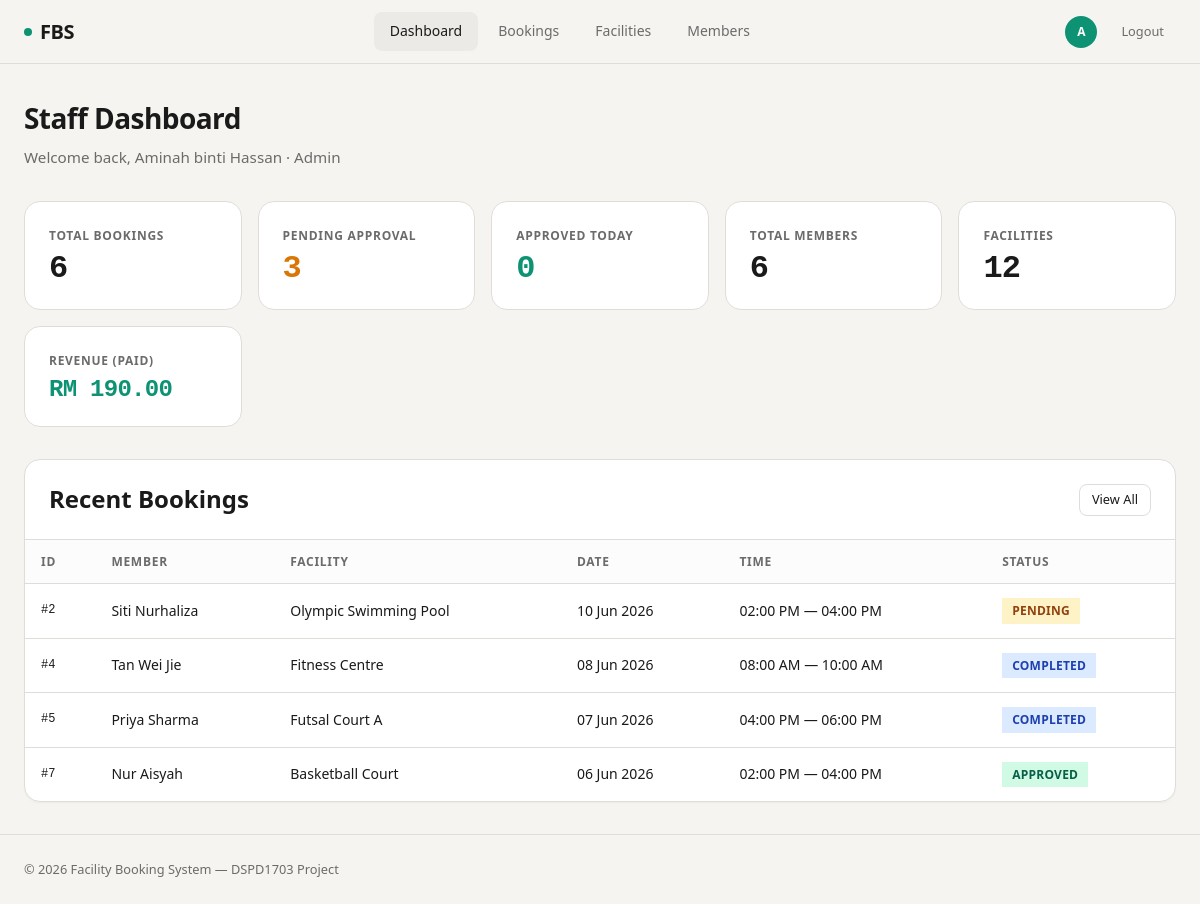
/staff/dashboard.php (signed in), run on the app's committed database.
### tables this page shows
CREATE TABLE `booking` (
  `BookingID` int(11) NOT NULL,
  `BookingDate` date NOT NULL,
  `StartTime` time NOT NULL,
  `EndTime` time NOT NULL,
  `BookingStatus` enum('Pending','Approved','Rejected','Completed','Cancelled') DEFAULT 'Pending',
  `Purpose` varchar(255) NOT NULL,
  `CreatedDateTime` datetime DEFAULT current_timestamp(),
  `MemberID` int(11) NOT NULL,
  `FacilityID` int(11) NOT NULL,
  `StaffID` int(11) DEFAULT NULL
);

CREATE TABLE `member` (
  `MemberID` int(11) NOT NULL,
  `MemberName` varchar(100) NOT NULL,
  `MemberContactNo` varchar(15) NOT NULL,
  `MemberEmail` varchar(100) NOT NULL,
  `MemberUsername` varchar(50) NOT NULL,
  `MemberPassword` varchar(255) NOT NULL,
  `AccountStatus` enum('Active','Inactive','Suspended') DEFAULT 'Active'
);

CREATE TABLE `facility` (
  `FacilityID` int(11) NOT NULL,
  `FacilityName` varchar(100) NOT NULL,
  `FacilityCategory` varchar(50) NOT NULL,
  `FacilityCapacity` int(11) NOT NULL,
  `FacilityDetail` varchar(100) DEFAULT NULL,
  `RatePerHour` decimal(10,2) NOT NULL,
  `FacilityStatus` enum('Available','Unavailable','Maintenance') DEFAULT 'Available'
);

### includes/session.php (called while the page is built, shortened)
<?php
function isLoggedIn() {
    return isset($_SESSION['user_id']);
}
function isMember() {
    return isset($_SESSION['user_type']) && $_SESSION['user_type'] === 'member';
}
function isStaff() {
    return isset($_SESSION['user_type']) && $_SESSION['user_type'] === 'staff';
}

### staff/dashboard.php (the view, shortened to what this page needs)
<?php
require_once __DIR__ . '/../includes/db.php';
require_once __DIR__ . '/../includes/session.php';
$totalBookings = $pdo->query("SELECT COUNT(*) FROM booking")->fetchColumn();
$pendingBookings = $pdo->query("SELECT COUNT(*) FROM booking WHERE BookingStatus = 'Pending'")->fetchColumn();
$todayApproved = $pdo->prepare("SELECT COUNT(*) FROM booking WHERE BookingStatus = 'Approved' AND BookingDate = CURDATE()");
$todayApproved->execute();
$todayApprovedCount = $todayApproved->fetchColumn();
$totalMembers = $pdo->query("SELECT COUNT(*) FROM member")->fetchColumn();
$totalFacilities = $pdo->query("SELECT COUNT(*) FROM facility")->fetchColumn();
$totalRevenue = $pdo->query("SELECT COALESCE(SUM(PaymentAmount), 0) FROM payment WHERE PaymentStatus = 'Paid'")->fetchColumn();
$recentBookings = $pdo->query("
    SELECT b.BookingID, b.BookingDate, b.StartTime, b.EndTime, b.BookingStatus,
           m.MemberName, f.FacilityName
    FROM booking b
    JOIN member m ON b.MemberID = m.MemberID
    JOIN facility f ON b.FacilityID = f.FacilityID
    ORDER BY b.CreatedDateTime DESC
    LIMIT 10
")->fetchAll();
require_once __DIR__ . '/../includes/header.php';
?>
<div class="page-wrapper">
  <div class="container">
    <div class="page-header">
      <h1 class="page-title">Staff Dashboard</h1>
      <p class="page-subtitle">Welcome back, <?= htmlspecialchars($_SESSION['user_name']) ?> · <?= htmlspecialchars($_SESSION['staff_role']) ?></p>
    </div>
    <div class="stats-grid">
      <div class="stat-card animate-in">
        <div class="stat-label">Total Bookings</div>
        <div class="stat-value"><?= $totalBookings ?></div>
      </div>
      <div class="stat-card animate-in delay-1">
        <div class="stat-label">Pending Approval</div>
        <div class="stat-value" style="color:var(--warning)"><?= $pendingBookings ?></div>
      </div>
      <div class="stat-card animate-in delay-2">
        <div class="stat-label">Approved Today</div>
        <div class="stat-value text-accent"><?= $todayApprovedCount ?></div>
      </div>
      <div class="stat-card animate-in delay-3">
        <div class="stat-label">Total Members</div>
        <div class="stat-value"><?= $totalMembers ?></div>
      </div>
      <div class="stat-card animate-in delay-4">
        <div class="stat-label">Facilities</div>
        <div class="stat-value"><?= $totalFacilities ?></div>
      </div>
      <div class="stat-card animate-in delay-4">
        <div class="stat-label">Revenue (Paid)</div>
        <div class="stat-value text-accent" style="font-size:1.5rem">RM <?= number_format($totalRevenue, 2) ?></div>
      </div>
    </div>
    <div class="card animate-in delay-3">
      <div class="card-header">
        <h2 class="font-semibold">Recent Bookings</h2>
        <a href="/DSPD47_GROUP_1/staff/bookings.php" class="btn btn-outline btn-sm">View All</a>
      </div>
      <div class="table-wrap">
        <table>
          <thead>
            <tr>
              <th>ID</th>
              <th>Member</th>
              <th>Facility</th>
              <th>Date</th>
              <th>Time</th>
              <th>Status</th>
            </tr>
          </thead>
          <tbody>
            <?php foreach ($recentBookings as $b): ?>
            <tr>
              <td class="font-mono text-xs">#<?= $b['BookingID'] ?></td>
              <td class="font-medium"><?= htmlspecialchars($b['MemberName']) ?></td>
              <td><?= htmlspecialchars($b['FacilityName']) ?></td>
              <td><?= date('d M Y', strtotime($b['BookingDate'])) ?></td>
              <td><?= date('h:i A', strtotime($b['StartTime'])) ?> — <?= date('h:i A', strtotime($b['EndTime'])) ?></td>
              <td><span class="badge badge-<?= strtolower($b['BookingStatus']) ?>"><?= $b['BookingStatus'] ?></span></td>
            </tr>
            <?php endforeach; ?>
          </tbody>
        </table>
      </div>
    </div>
  </div>
</div>
<?php require_once __DIR__ . '/../includes/footer.php'; ?>

### includes/header.php (shortened to what this page needs)
<?php
require_once __DIR__ . '/session.php';
$current = basename($_SERVER['PHP_SELF'], '.php');
?>
<!DOCTYPE html>
<html lang="en">
<head>
  <link rel="stylesheet" href="/DSPD47_GROUP_1/assets/css/style.css">
</head>
<body>
<header class="site-header">
  <div class="container">
    <a href="/DSPD47_GROUP_1/" class="logo">
      <span class="logo-dot"></span>
      FBS
    </a>
    <?php if (isLoggedIn()): ?>
    <nav class="nav-links" id="navLinks">
      <?php if (isMember()): ?>
        <a href="/DSPD47_GROUP_1/member/dashboard.php" class="<?= $current === 'dashboard' ? 'active' : '' ?>">Dashboard</a>
        <a href="/DSPD47_GROUP_1/member/facilities.php" class="<?= $current === 'facilities' ? 'active' : '' ?>">Facilities</a>
        <a href="/DSPD47_GROUP_1/member/mybookings.php" class="<?= $current === 'mybookings' ? 'active' : '' ?>">My Bookings</a>
      <?php elseif (isStaff()): ?>
        <a href="/DSPD47_GROUP_1/staff/dashboard.php" class="<?= $current === 'dashboard' ? 'active' : '' ?>">Dashboard</a>
        <a href="/DSPD47_GROUP_1/staff/bookings.php" class="<?= $current === 'bookings' ? 'active' : '' ?>">Bookings</a>
        <a href="/DSPD47_GROUP_1/staff/facilities.php" class="<?= $current === 'facilities' ? 'active' : '' ?>">Facilities</a>
        <a href="/DSPD47_GROUP_1/staff/customers.php" class="<?= $current === 'customers' ? 'active' : '' ?>">Members</a>
      <?php endif; ?>
    </nav>
    <div class="nav-user">
      <?php if (isMember()): ?>
        <a href="/DSPD47_GROUP_1/member/edit.php" class="nav-avatar" title="Edit Profile"><?= strtoupper(substr($_SESSION['user_name'] ?? 'U', 0, 1)) ?></a>
      <?php elseif (isStaff()): ?>
        <a href="/DSPD47_GROUP_1/staff/edit.php" class="nav-avatar" title="Edit Profile"><?= strtoupper(substr($_SESSION['user_name'] ?? 'U', 0, 1)) ?></a>
      <?php else: ?>
        <div class="nav-avatar"><?= strtoupper(substr($_SESSION['user_name'] ?? 'U', 0, 1)) ?></div>
      <?php endif; ?>
      <a href="/DSPD47_GROUP_1/auth/logout.php" class="btn btn-ghost btn-sm">Logout</a>
    </div>
    <?php endif; ?>
  </div>
</header>

### includes/footer.php (shortened to what this page needs)
<footer class="site-footer">
  <div class="container flex items-center justify-between">
    <span>&copy; <?= date('Y') ?> Facility Booking System — DSPD1703 Project</span>
  </div>
</footer>
</body>
</html>

### data on the page
booking: BookingID "2", MemberID.MemberName "Siti Nurhaliza", FacilityID.FacilityName "Olympic Swimming Pool", BookingDate "10 Jun 2026", StartTime "02:00 PM", EndTime "04:00 PM", BookingStatus "PENDING"
booking: BookingID "4", MemberID.MemberName "Tan Wei Jie", FacilityID.FacilityName "Fitness Centre", BookingDate "08 Jun 2026", StartTime "08:00 AM", EndTime "10:00 AM", BookingStatus "COMPLETED"
booking: BookingID "5", MemberID.MemberName "Priya Sharma", FacilityID.FacilityName "Futsal Court A", BookingDate "07 Jun 2026", StartTime "04:00 PM", EndTime "06:00 PM", BookingStatus "COMPLETED"
booking: BookingID "7", MemberID.MemberName "Nur Aisyah", FacilityID.FacilityName "Basketball Court", BookingDate "06 Jun 2026", StartTime "02:00 PM", EndTime "04:00 PM", BookingStatus "APPROVED"

### other printed values
substr($_SESSION['user_name'] ?? 'U', 0, 1) "A"
$_SESSION['user_name'] "Aminah binti Hassan"
$_SESSION['staff_role'] "Admin"
$totalBookings "6"
$pendingBookings "3"
$todayApprovedCount "0"
$totalMembers "6"
$totalFacilities "12"
$totalRevenue "190.00"
